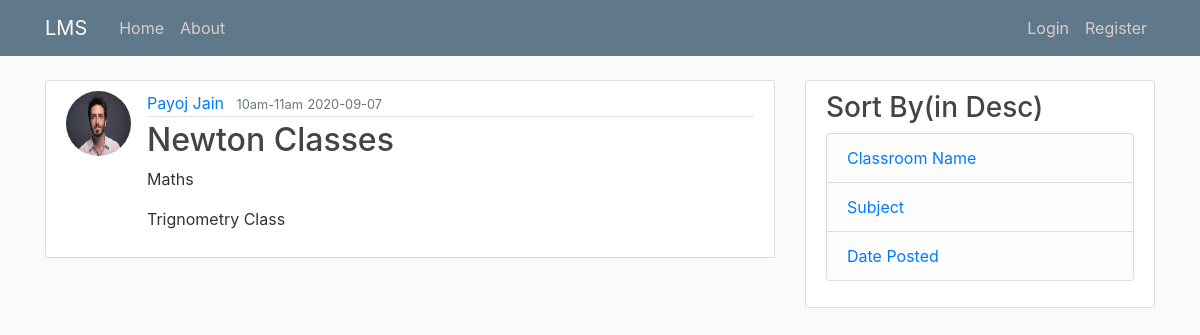
Screenshot of /post/2 with the database file from the repository.
### flasklms/models.py (models this page shows, shortened)
class User(db.Model, UserMixin):
    id = db.Column(db.Integer, primary_key=True)
    username = db.Column(db.String(20), unique=True, nullable=False)
    email = db.Column(db.String(120), unique=True, nullable=False)
    image_file = db.Column(db.String(20), nullable=False, default='default.jpg')
    isTeacher=db.Column(db.Boolean,nullable=False,default=False)
    password = db.Column(db.String(60), nullable=False)
    otp=db.Column(db.Integer , nullable=False , default=123)
    classrooms = db.relationship('ClassRoom', backref='teacher', lazy=True)

class ClassRoom(db.Model):
    id = db.Column(db.Integer, primary_key=True)
    classroomName = db.Column(db.String(100), nullable=False)
    subject=db.Column(db.String(20),nullable=False)
    time=db.Column(db.String(20),nullable=False)
    daysOfClasses=db.Column(db.String(100),nullable=False,default="Mon Wed Fri")
    date_posted = db.Column(db.DateTime, nullable=False, default=datetime.utcnow)
    content= db.Column(db.Text, nullable=False)
    user_id = db.Column(db.Integer, db.ForeignKey('user.id'), nullable=False)

### flasklms/routes.py (the view)
@app.route("/post/<int:post_id>")
def post(post_id):
    classroom = ClassRoom.query.get_or_404(post_id)
    return render_template('post.html', title=classroom.classroomName, classroom=classroom)

### flasklms/templates/post.html (shortened to what this page needs)
{% extends "layout.html" %}
{% block content %}
  <article class="media content-section">
    <img class="rounded-circle article-img" src="{{ url_for('static', filename='profile_pics/' + classroom.teacher.image_file) }}">
    <div class="media-body">
      <div class="article-metadata">
        <a class="mr-2" href="{{ url_for('user_posts', username=classroom.teacher.username) }}">{{ classroom.teacher.username }}</a>
        <small class="text-muted">{{ classroom.time}}</small>
        <small class="text-muted">{{ classroom.date_posted.strftime('%Y-%m-%d') }}</small>
      </div>
      <h2 class="article-title">{{ classroom.classroomName }}</h2>
      <p class="article-content">{{classroom.subject}}</p>
      <p class="article-content">{{ classroom.content }}</p>
    </div>
  </article>
{% endblock content %}

### flasklms/static/main.css (style rules this page uses)
body { background: #fafafa; color: #333333; margin-top: 5rem; }
h1, h2, h3, h4, h5, h6 { color: #444444; }
.content-section { background: #ffffff; padding: 10px 20px; border: 1px solid #dddddd; border-radius: 3px; margin-bottom: 20px; }
.article-title { color: #444444; }
.article-content { white-space: pre-line; }
.article-img { height: 65px; width: 65px; margin-right: 16px; }
.article-metadata { padding-bottom: 1px; margin-bottom: 4px; border-bottom: 1px solid #e3e3e3 }

### rows the page displays
User: image_file (placeholder picture), teacher.username "Payoj Jain"
ClassRoom: time "10am-11am", date_posted "2020-09-07", classroomName "Newton Classes", subject "Maths", content "Trignometry Class"
